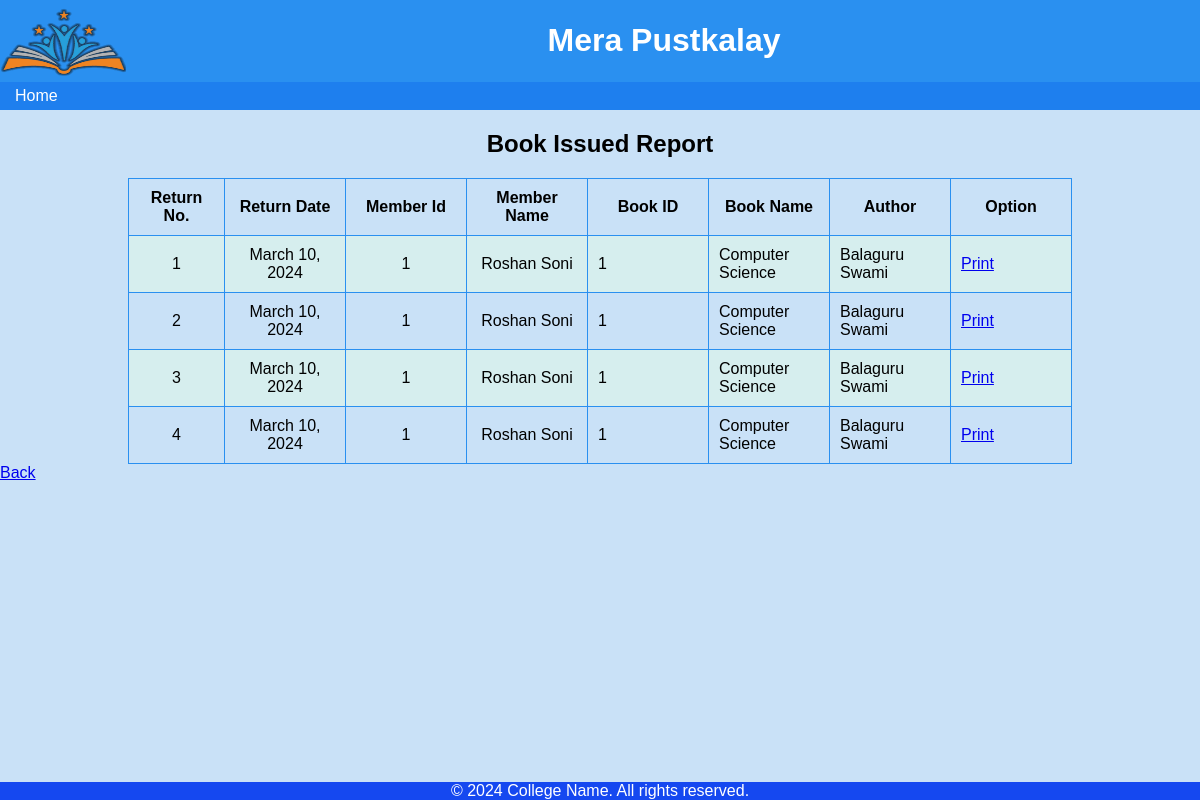
The page /rtr_file on the database its author committed.
### firstapp/models.py (models this page shows)
class rturn(models.Model):
  id = models.IntegerField(primary_key = True)
  I_Id= models.IntegerField(default="0001")
  l_Id= models.CharField(max_length=255)#memberID
  m_name = models.CharField(max_length=255, default ="0000000000")
  b_Id=models.CharField(max_length=255, default="00")
  book_name = models.CharField(max_length=255, null=True)
  mobile = models.IntegerField(default ="0000000000")
  writer_name = models.CharField(max_length=255, null=True)
  publisher_name = models.CharField(max_length=255, null=True)
  i_date=models.DateField() #issue date
  r_date=models.DateField(null=True) #return Date
  risu_date=models.DateField(null=True) #reissue date
  fine=models.IntegerField()

### firstapp/views.py (the view)
# urls.py: path('rtr_file', views.rtr_file, name='trt_file'),
def rtr_file(request): # Books Details in Library Table
  books = rturn.objects.all().values()
  template = loader.get_template('rturnfile.html')
  context = {
    'books': books,
  }
  return HttpResponse(template.render(context, request))

### firstapp/templates/rturnfile.html (shortened to what this page needs)
{% load static %}
<html>
    <link rel="stylesheet" href="{% static 'first.css' %}">
    <header>
        <img src="{% static 'Logo.png' %}" align="left" width="125" height="80">
        <h1>Mera Pustkalay</h1>
    </header>
    <body>
        <nav>
            <a href="/home">Home</a>
        </nav>
        <main>
            <h2 align="center">Book Issued Report</h2>
            <table border="1" align="center">
                <th style="width:75px">Return No.</th>
                <th style="width:100px">Return Date</th>
                <th style="width:100px">Member Id</th>
                <th style="width:100px">Member Name</th>
                <th style="width:100px">Book ID</th>
                <th style="width:100px">Book Name</th>
                <th style="width:100px">Author</th>
                <th style="width:100px">Option</th>
            {% for i in books %}
                <tr>
                    <td align="center">{{ i.id }}</td>
                    <td align="center">{{ i.r_date }}</td>
                    <td align="center">{{ i.l_Id }}</td>
                    <td align="center">{{ i.m_name }}</a></td>
                    <td>{{ i.b_Id }}</td>
                    <td>{{ i.book_name }}</td>
                    <td>{{ i.writer_name }}</td>
                    <td><a href="print/{{i.id}}">Print</a></td>
                </tr>
            {% endfor %}
            </table>
        </main>
        <a href="/library"><label>Back</label></a>
        <footer>
            <marquee>&copy; 2024 College Name. All rights reserved.</marquee>
        </footer>
    </body>
</html>

### firstapp/static/first.css (style rules this page uses)
body { font-family: Arial, sans-serif; margin: 0; padding: 0; background-color: #c9e1f7; }
header { background-color: #2a90f0; color: #fff; text-align: center; padding: 1px; }
th, td { border: 1px solid #2a90f0; border-radius: 3px; padding: 10px }
tr:nth-child(even) { background-color: #D6EEEE; }
table { border: 1px solid black; border-collapse: collapse; }
nav { font-family: Arial, sans-serif; background-color: #1e7fee; color: #fff; padding: 5px; }
nav a { font-family: Arial, sans-serif; color: #fff; text-decoration: none; margin: 0 10px; }
footer { background-color: #1548f0; color: #fff; text-align: center; font-family: Arial, sans-serif; position: fixed; bottom: 0; width: 100%; }

### rows shown on the page
rturn: id "1", r_date "March 10, 2024", l_Id "1", m_name "Roshan Soni", b_Id "1", book_name "Computer Science", writer_name "Balaguru Swami"
rturn: id "2", r_date "March 10, 2024", l_Id "1", m_name "Roshan Soni", b_Id "1", book_name "Computer Science", writer_name "Balaguru Swami"
rturn: id "3", r_date "March 10, 2024", l_Id "1", m_name "Roshan Soni", b_Id "1", book_name "Computer Science", writer_name "Balaguru Swami"
rturn: id "4", r_date "March 10, 2024", l_Id "1", m_name "Roshan Soni", b_Id "1", book_name "Computer Science", writer_name "Balaguru Swami"
